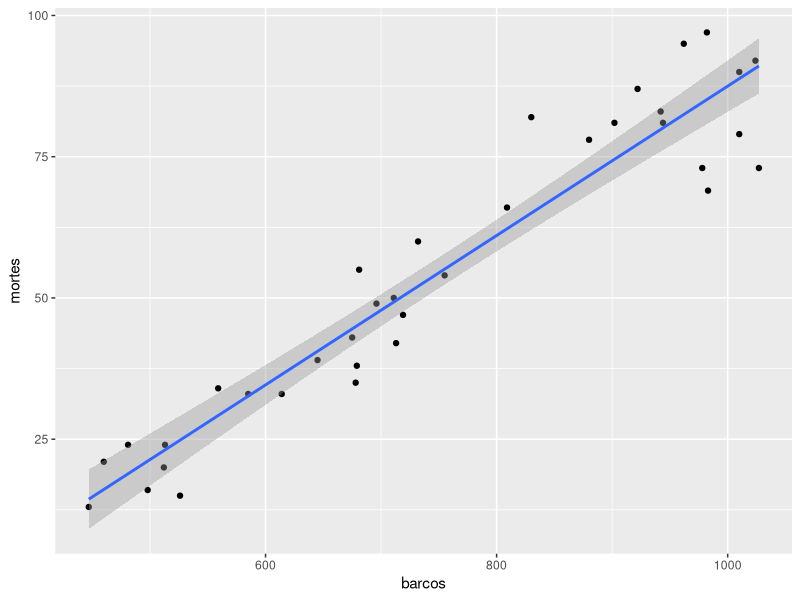
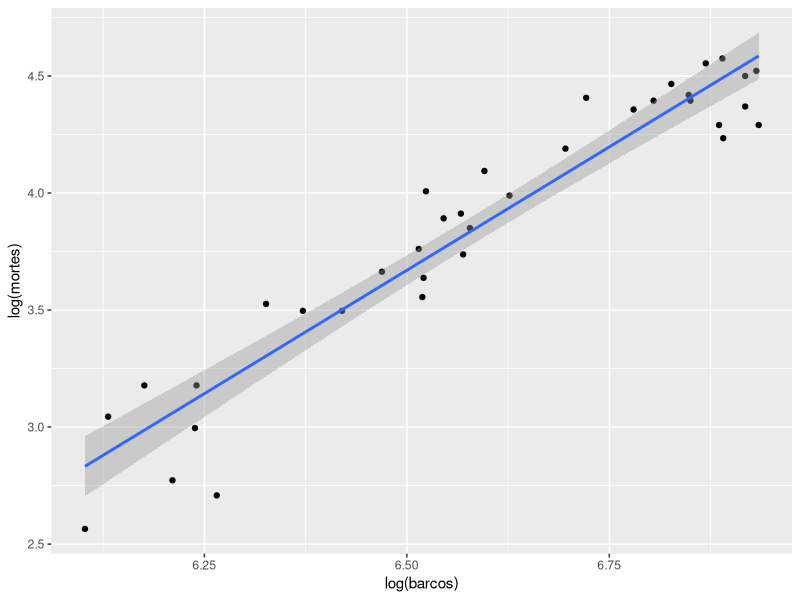
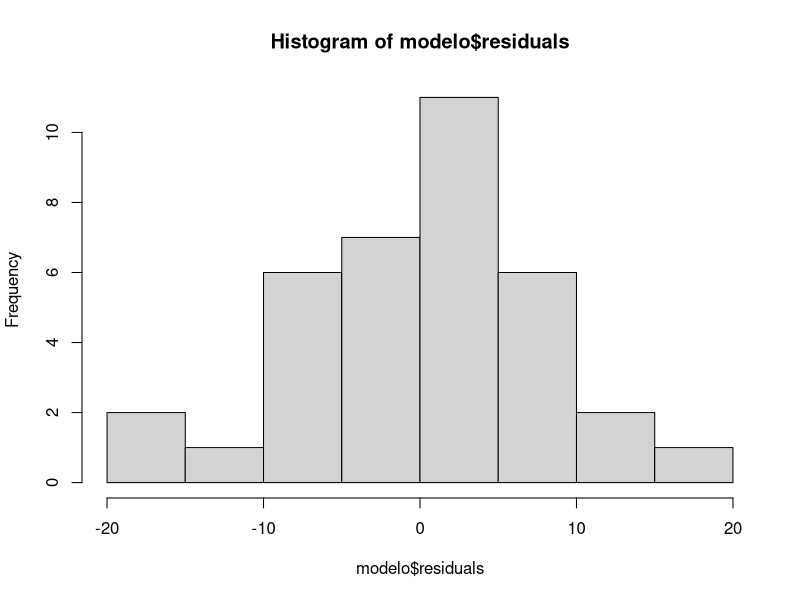
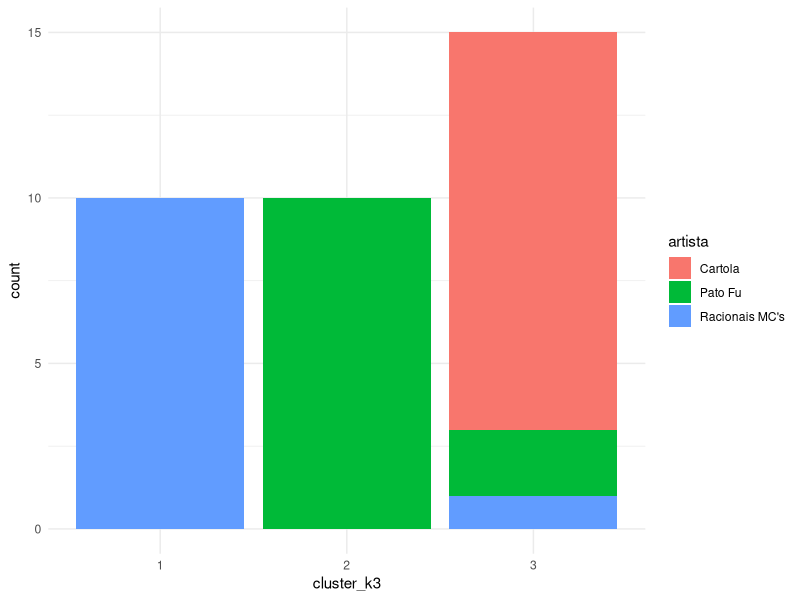

These figures' R source, in order:

# questao 01
peixe <- read.table(file = "peixe_boi.txt", header = TRUE, sep = ";")

str(peixe)

# Gráfico de Dispersão
library(ggplot2)
ggplot(data = peixe, aes(x = barcos, y = mortes)) + 
  geom_point() + geom_smooth(method = "lm")

# o gráfico mostra que estas duas variaveis tem uma relação positiva, pois a medida que a quantidade de barcos aumentam o número de mortes também tendem a aumentar.

# b)
# calcula o coeficiente de correlação:

cor(peixe$barcos, peixe$mortes)
# resultado: 0.9525368
# esse resultado indica uma relação positiva muito forte entre o número de mortes de peixes-boi e o número de barcos.Indicando uma relação linear clara e forte.

cor.test(peixe$barcos, peixe$mortes)
# O teste de correlação confirma que a correlação é altamente significativa, com um p-valor extremamente pequeno (menor que 0.001). Isso indica que a correlação é estatisticamente significativa.
# O intervalo de confiança de 95% para a correlação está entre 0.9082223 0.9757264, o que confirma a forte relação linear entre as variáveis.

# c)
# vamos determinar a reta de regressão e verificar se é um bom modelo 
modelo <- lm (data = peixe, formula = mortes ~ barcos)
modelo
# equação da reta:
# log(mortes) = Intercepto + Inclinação x log(barcos)
# Coefficients:
#  (Intercept)       barcos  
#    -44.7218       0.1322 
# equação da reta: log(mortes) =  -44.7218  + 0.1322  x log(barcos)

summary(modelo)
# a partir do resumo do modelo, percebemos que os coeficientes são significativos, ou seja, 
# isto é, os coefientes são diferentes de zero; esta análise é feita a partir daquelas estrelinhas 
# que aparecem ao lado dos coeficientes; 3 estrelinhas significa que o p-valor do teste de hipoteses
# para o coeficiente é menor que 0.001; neste teste, a hipotese nula é que o coeficiente é zero e a 
# hipotese alternativa é que o coeficiente é diferente de zero; se o p-valor for menor que 0.05, 
# rejeitamos a hipotese nula e concluimos que o coeficiente é diferente de zero; neste caso, os dois 
# coeficientes foram testados e são diferentes de zero.

ggplot(data = peixe, aes(x = log(barcos), y = log(mortes))) + 
  geom_point() + 
  geom_smooth(method = "lm", formula = y ~ x)

# d)
modelo$residuals
hist(modelo$residuals)
shapiro.test(modelo$residuals)
# O p-valor = 0.9458 é maior que 0.05, indicando que não há evidências para rejeitar a hipótese de normalidade. Isso significa que os resíduos podem ser considerados normalmente distribuídos.

# e)
dado <- data.frame(barcos = 800.000)

previsao_mortes <- predict(modelo, newdata = dado)

# Exibir a previsão
previsao_mortes

# Podemos confiar nessa previsão porque utilizamos como base dessa previsão o modelo que fizemos anteriormente e com base nos resultados de shapiro.test, cor(), cor.test(). Eles reforçam que esse o modelo é confiável.

# f) Não devemos utilizar a equação de regressão para prever o número de mortes de peixe-boi, pois o valor de barcos está além do intervalo observado no conjunto de dados. Isso configuraria uma extrapolação do modelo, o que não é recomendado.

# questao 02
musica <- read.table(file = "musicas.txt", header = TRUE, sep = ";")
str(musica)

dados_padronizados <- scale(musica[,-c(7, 8)])

# modelo kmeans com k = 3
modelo_kmeans <- kmeans(dados_padronizados, centers = 3, nstart = 10)

#extração do vetor de aglomerados
aglomerados <- modelo_kmeans$cluster

musica$cluster_k3 <- aglomerados
musica$cluster_k3 <- as.factor(musica$cluster_k3)

ggplot(data = musica, aes(x = cluster_k3, fill = artista)) + geom_bar() + theme_minimal()
# cluster 1 = possui uma distribuição mais diversificada de artistas, sendo a maior parte dominada por Cartola, mas tabém inclui pequenas contribuições de Pato Fu e Racionais MC's.
# cluster 2 e 3 = mostram uma separação clara e exclusiva Pato Fu(cluster 2) e Racionais MC's(cluster 3), sugerindo que o modelo de clustering identificou alguma característica compartilhada nas músicas de cada um desses artistas dentro de seus respectivos clusters.
